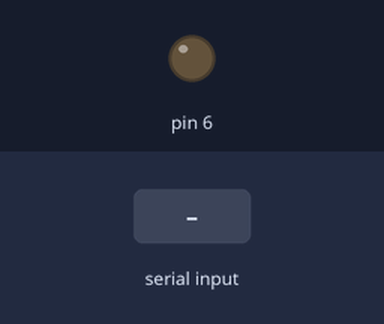
A sketch run on a simulated Arduino Uno, built with avr-gcc and run on an emulated ATmega328P. Parts: output pins drawn as LEDs (lit = HIGH). Inputs (shaded band) come from the test bench. What the sketch prints to the serial monitor is not drawn.

Above: at 1.2 s.
1.3 s: byte 30 received over Serial
At 2.5 s:
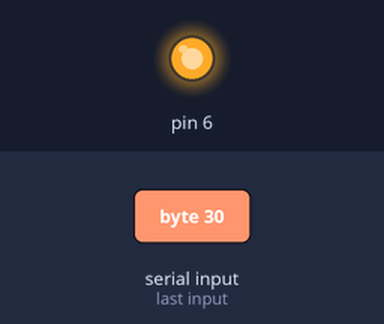
2.8 s: byte 90 received over Serial
4.3 s: byte 120 received over Serial
Timing chart, 0 to 7.3 s (numbered marks = the images above; inputs shaded):
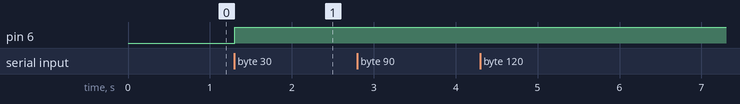

The sketch:

weatherclap.ino
```cpp
void setup() {
  Serial.begin(9600);
    pinMode(6, OUTPUT);

}
void loop() {
  if(Serial.available()){
  byte byteFromSerial = Serial.read();
  int Reading = byteFromSerial;
  Serial.write(Reading);
  if(Reading>=3){
  analogWrite(6, 255);
  } else if(Reading>=2){
  analogWrite(6, 180);
  } else if(Reading>=1){
  analogWrite(6, 80);
  }else{
  analogWrite(6, 0);
  }
  }else{
//    digitalWrite(6,0);
    }


}
```

Measured:
- after the input at 1.3 s, pin 6: LOW → HIGH at once
- after the input at 2.8 s, every drawn part: stays the same
- after the input at 4.3 s, every drawn part: stays the same
